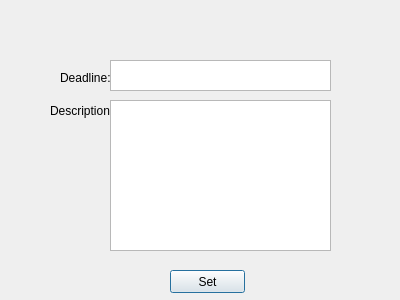
<?xml version="1.0" encoding="UTF-8"?>
<ui version="4.0">
 <class>addTask</class>
 <widget class="QDialog" name="addTask">
  <property name="geometry">
   <rect>
    <x>0</x>
    <y>0</y>
    <width>400</width>
    <height>300</height>
   </rect>
  </property>
  <property name="windowTitle">
   <string>Dialog</string>
  </property>
  <widget class="QLabel" name="label_1">
   <property name="geometry">
    <rect>
     <x>60</x>
     <y>70</y>
     <width>51</width>
     <height>16</height>
    </rect>
   </property>
   <property name="text">
    <string>Deadline:</string>
   </property>
  </widget>
  <widget class="QLabel" name="label_2">
   <property name="geometry">
    <rect>
     <x>50</x>
     <y>100</y>
     <width>61</width>
     <height>21</height>
    </rect>
   </property>
   <property name="text">
    <string>Description:</string>
   </property>
  </widget>
  <widget class="QTextEdit" name="description">
   <property name="geometry">
    <rect>
     <x>110</x>
     <y>100</y>
     <width>221</width>
     <height>151</height>
    </rect>
   </property>
  </widget>
  <widget class="QPushButton" name="set">
   <property name="geometry">
    <rect>
     <x>170</x>
     <y>270</y>
     <width>75</width>
     <height>23</height>
    </rect>
   </property>
   <property name="text">
    <string>Set</string>
   </property>
  </widget>
  <widget class="QTextEdit" name="setDeadline">
   <property name="geometry">
    <rect>
     <x>110</x>
     <y>60</y>
     <width>221</width>
     <height>31</height>
    </rect>
   </property>
  </widget>
 </widget>
 <resources/>
 <connections/>
</ui>
